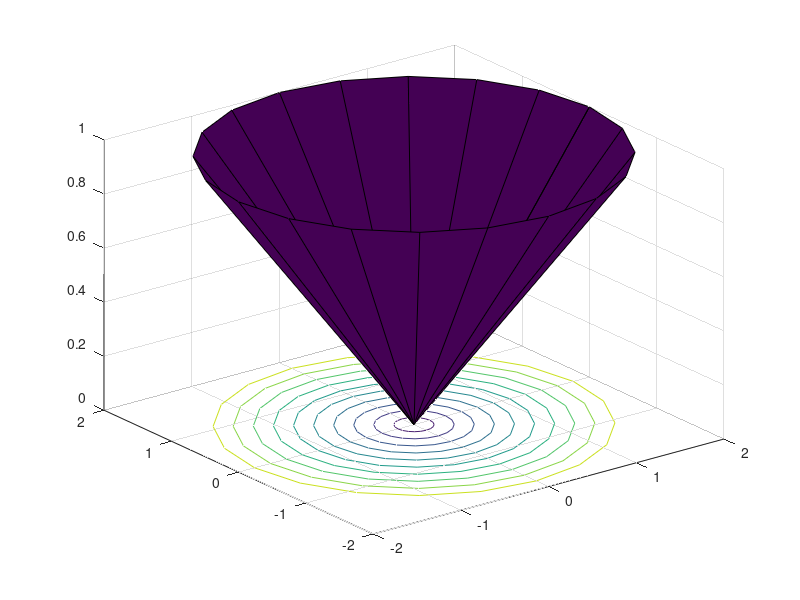
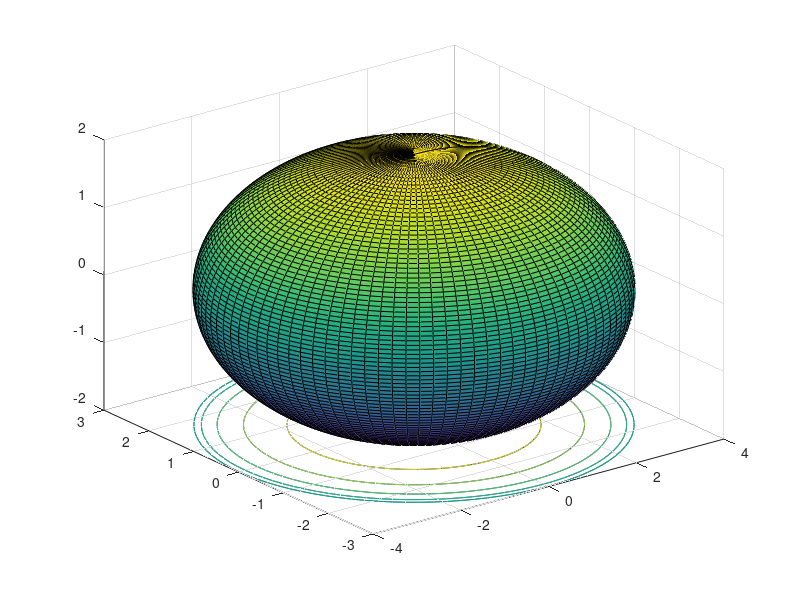
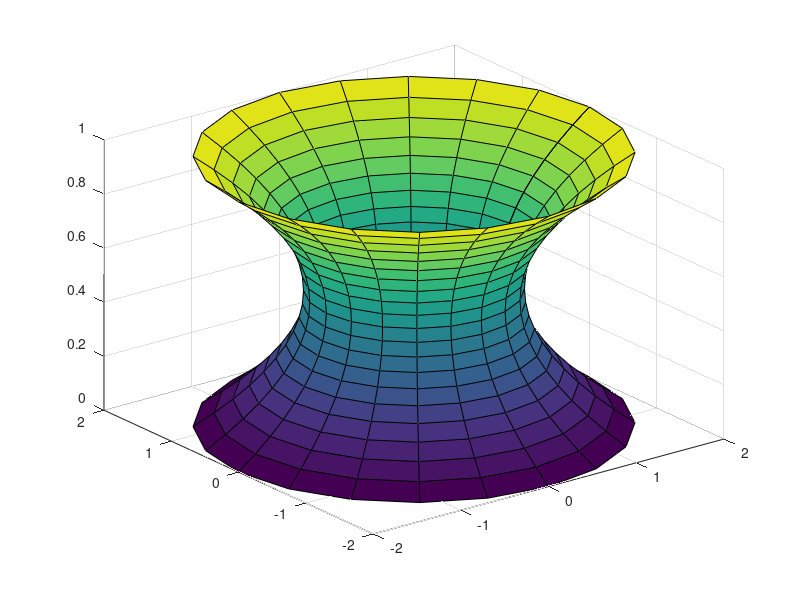

These charts were generated, in order, by the following MATLAB code:
r=[0,2];
[x,y,z]=cylinder(r);
figure(1);
surfc(x,y,z);
figure(2);
[x,y,z]=sphere(100);
surfc(4*x,3*y,2*z);
t=-1:0.1:1;
r=t.^2+1;
[x,y,z]=cylinder(r);
figure(3);
surfc(x,y,z);
